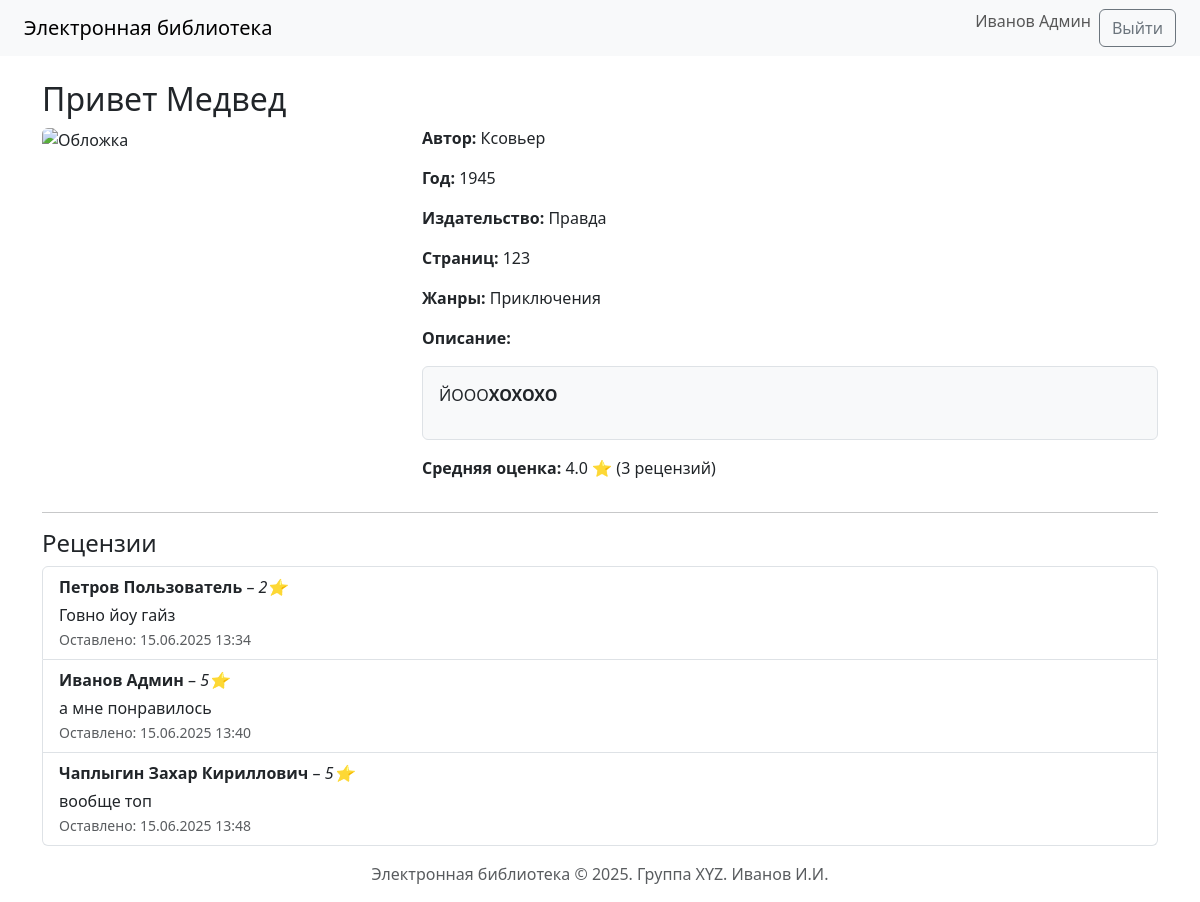
The app's page /book/6 (signed in) with its own data.
### app/models.py (models this page shows, shortened)
class User(UserMixin, db.Model):
    id = db.Column(db.Integer, primary_key=True)
    login = db.Column(db.String(64), unique=True, nullable=False)
    password_hash = db.Column(db.String(128), nullable=False)
    last_name = db.Column(db.String(64), nullable=False)
    first_name = db.Column(db.String(64), nullable=False)
    middle_name = db.Column(db.String(64), nullable=True)
    role_id = db.Column(db.Integer, db.ForeignKey('role.id'), nullable=False)
    reviews = db.relationship('Review', backref='user', lazy=True, cascade="all, delete")
    collections = db.relationship('Collection', backref='user', lazy=True, cascade="all, delete")
    def get_full_name(self):
        return f'{self.last_name} {self.first_name} {self.middle_name or ""}'.strip()

class Book(db.Model):
    id = db.Column(db.Integer, primary_key=True)
    title = db.Column(db.String(255), nullable=False)
    description = db.Column(db.Text, nullable=False)
    year = db.Column(db.Integer, nullable=False)
    publisher = db.Column(db.String(255), nullable=False)
    author = db.Column(db.String(255), nullable=False)
    pages = db.Column(db.Integer, nullable=False)
    cover_id = db.Column(db.Integer, db.ForeignKey('cover.id'), nullable=True)
    genres = db.relationship('Genre', secondary=book_genre, backref=db.backref('books', lazy='dynamic'))
    reviews = db.relationship('Review', backref='book', lazy=True, cascade="all, delete-orphan")
    def average_rating(self):
        if not self.reviews:
            return None
        return round(sum([r.rating for r in self.reviews]) / len(self.reviews), 1)
    def review_count(self):
        return len(self.reviews)

class Review(db.Model):
    id = db.Column(db.Integer, primary_key=True)
    book_id = db.Column(db.Integer, db.ForeignKey('book.id', ondelete='CASCADE'), nullable=False)
    user_id = db.Column(db.Integer, db.ForeignKey('user.id', ondelete='CASCADE'), nullable=False)
    rating = db.Column(db.Integer, nullable=False)
    text = db.Column(db.Text, nullable=False)
    created_at = db.Column(db.DateTime, default=datetime.utcnow, nullable=False)

### app/routes/books.py (the view)
@bp.route('/book/<int:id>')
def view(id):
    book = Book.query.get_or_404(id)
    book.description_html = markdown.markdown(book.description or "")
    return render_template('books/view.html', book=book)

### app/models.py (called while the page is built)
@login_manager.user_loader
def load_user(user_id):
    return User.query.get(int(user_id))

### app/templates/books/view.html (shortened to what this page needs)
{% extends 'base.html' %}
{% block content %}
<h2>{{ book.title }}</h2>
<div class="row">
    <div class="col-md-4">
        <img src="{{ url_for('static', filename='uploads/cover_' ~ book.cover.id) if book.cover else url_for('static', filename='uploads/no-image-large.jpg') }}"
             alt="Обложка"
             class="img-fluid rounded">
    </div>
    <div class="col-md-8">
        <p><strong>Автор:</strong> {{ book.author }}</p>
        <p><strong>Год:</strong> {{ book.year }}</p>
        <p><strong>Издательство:</strong> {{ book.publisher }}</p>
        <p><strong>Страниц:</strong> {{ book.pages }}</p>
        <p><strong>Жанры:</strong> {{ book.genres | map(attribute='name') | join(', ') }}</p>
        <p><strong>Описание:</strong></p>
        <div class="border rounded p-3 bg-light">
            {{ book.description_html | safe }}
        </div>
        <p class="mt-3"><strong>Средняя оценка:</strong>
            {% if book.average_rating() %}
                {{ book.average_rating() }} ⭐ ({{ book.review_count() }} рецензий)
            {% else %}
                Пока нет оценок
            {% endif %}
        </p>
    </div>
</div>
<hr>
<h4>Рецензии</h4>
{% if book.reviews %}
    <ul class="list-group">
        {% for review in book.reviews %}
            <li class="list-group-item">
                <strong>{{ review.user.get_full_name() }}</strong> – <em>{{ review.rating }}⭐</em><br>
                <div class="mt-1">{{ review.text | safe }}</div>
                <small class="text-muted">Оставлено: {{ review.created_at.strftime('%d.%m.%Y %H:%M') }}</small>
            </li>
        {% endfor %}
    </ul>
{% else %}
    <p class="text-muted">На эту книгу ещё никто не оставил рецензию.</p>
{% endif %}
{% endblock %}

### app/templates/base.html (shortened to what this page needs)
<!DOCTYPE html>
<html lang="ru">
<head>
    <link rel="stylesheet" href="https://cdn.jsdelivr.net/npm/bootstrap@5.3.0/dist/css/bootstrap.min.css">
    <link rel="stylesheet" href="https://cdn.jsdelivr.net/npm/easymde/dist/easymde.min.css">
</head>
<body>
<nav class="navbar navbar-expand-lg navbar-light bg-light px-4">
    <a class="navbar-brand" href="{{ url_for('books.index') }}">Электронная библиотека</a>
    <div class="collapse navbar-collapse">
        <ul class="navbar-nav ms-auto">
            {% if current_user.is_authenticated %}
                <li class="nav-item">
                    <span class="navbar-text me-2">{{ current_user.get_full_name() }}</span>
                </li>
                <li class="nav-item">
                    <a class="btn btn-outline-secondary" href="{{ url_for('auth.logout') }}">Выйти</a>
                </li>
            {% endif %}
        </ul>
    </div>
</nav>
<div class="container mt-4">
    {% block content %}{% endblock %}
</div>
<footer class="text-center text-muted py-3">
    Электронная библиотека &copy; 2025. Группа XYZ. Иванов И.И.
</footer>
</body>
</html>

### records on screen
User: get_full_name "Иванов Админ"
Book: title "Привет Медвед", author "Ксовьер", year "1945", publisher "Правда", pages "123"
Review: average_rating "4.0", user.get_full_name "Петров Пользователь", rating "2", text "Говно йоу гайз", created_at "15.06.2025 13:34"
Review: user.get_full_name "Иванов Админ", rating "5", text "а мне понравилось", created_at "15.06.2025 13:40"
Review: user.get_full_name "Чаплыгин Захар Кириллович", rating "5", text "вообще топ", created_at "15.06.2025 13:48"

### other values on screen
{{ book.genres | map(attribute='name') | join(', ') }} "Приключения"
{{ book.description_html | safe }} "ЙООО ХОХОХО"
{{ book.review_count() }} "3"
